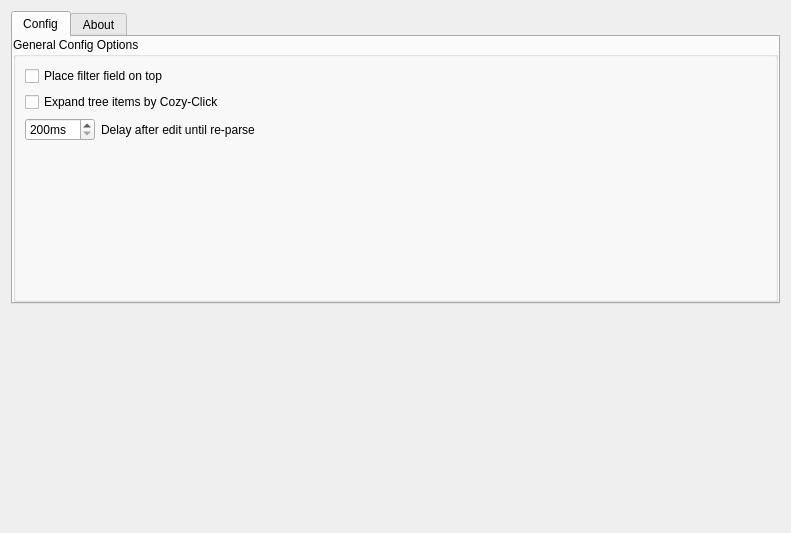
<?xml version="1.0" encoding="UTF-8"?>
<ui version="4.0">
 <class>IndexViewConfigWidget</class>
 <widget class="QWidget" name="IndexViewConfigWidget">
  <property name="geometry">
   <rect>
    <x>0</x>
    <y>0</y>
    <width>791</width>
    <height>533</height>
   </rect>
  </property>
  <property name="windowTitle">
   <string>Form</string>
  </property>
  <layout class="QVBoxLayout" name="verticalLayout_6">
   <item>
    <widget class="QTabWidget" name="tabWidget">
     <property name="currentIndex">
      <number>0</number>
     </property>
     <widget class="QWidget" name="tab">
      <attribute name="title">
       <string>Config</string>
      </attribute>
      <layout class="QVBoxLayout" name="verticalLayout_3">
       <property name="leftMargin">
        <number>0</number>
       </property>
       <property name="topMargin">
        <number>0</number>
       </property>
       <property name="rightMargin">
        <number>0</number>
       </property>
       <property name="bottomMargin">
        <number>0</number>
       </property>
       <item>
        <widget class="QGroupBox" name="groupBox">
         <property name="title">
          <string>General Config Options</string>
         </property>
         <layout class="QVBoxLayout" name="verticalLayout">
          <item>
           <widget class="QCheckBox" name="ui_filterBoxOnTop">
            <property name="text">
             <string>Place filter field on top</string>
            </property>
           </widget>
          </item>
          <item>
           <widget class="QCheckBox" name="ui_cozyClickExpand">
            <property name="text">
             <string>Expand tree items by Cozy-Click</string>
            </property>
           </widget>
          </item>
          <item>
           <layout class="QHBoxLayout" name="horizontalLayout">
            <item>
             <widget class="QSpinBox" name="ui_parseDelay">
              <property name="suffix">
               <string notr="true">ms</string>
              </property>
              <property name="minimum">
               <number>200</number>
              </property>
              <property name="maximum">
               <number>4000</number>
              </property>
              <property name="singleStep">
               <number>200</number>
              </property>
             </widget>
            </item>
            <item>
             <widget class="QLabel" name="label">
              <property name="sizePolicy">
               <sizepolicy hsizetype="Preferred" vsizetype="Preferred">
                <horstretch>1</horstretch>
                <verstretch>0</verstretch>
               </sizepolicy>
              </property>
              <property name="text">
               <string>Delay after edit until re-parse</string>
              </property>
             </widget>
            </item>
           </layout>
          </item>
          <item>
           <spacer name="verticalSpacer_2">
            <property name="orientation">
             <enum>Qt::Vertical</enum>
            </property>
            <property name="sizeHint" stdset="0">
             <size>
              <width>20</width>
              <height>40</height>
             </size>
            </property>
           </spacer>
          </item>
         </layout>
        </widget>
       </item>
      </layout>
     </widget>
     <widget class="QWidget" name="tab_2">
      <attribute name="title">
       <string>About</string>
      </attribute>
      <layout class="QVBoxLayout" name="verticalLayout_5">
       <property name="leftMargin">
        <number>0</number>
       </property>
       <property name="topMargin">
        <number>0</number>
       </property>
       <property name="rightMargin">
        <number>0</number>
       </property>
       <property name="bottomMargin">
        <number>0</number>
       </property>
       <item>
        <widget class="QGroupBox" name="ui_aboutPluginBox">
         <property name="title">
          <string notr="true">About Index View</string>
         </property>
         <layout class="QVBoxLayout" name="verticalLayout_2">
          <item>
           <layout class="QFormLayout" name="formLayout">
            <property name="labelAlignment">
             <set>Qt::AlignRight|Qt::AlignTop|Qt::AlignTrailing</set>
            </property>
            <property name="formAlignment">
             <set>Qt::AlignLeading|Qt::AlignLeft|Qt::AlignTop</set>
            </property>
            <property name="horizontalSpacing">
             <number>12</number>
            </property>
            <property name="rightMargin">
             <number>0</number>
            </property>
            <item row="0" column="0">
             <widget class="QLabel" name="label_2">
              <property name="text">
               <string>Version:</string>
              </property>
              <property name="alignment">
               <set>Qt::AlignLeading|Qt::AlignLeft|Qt::AlignTop</set>
              </property>
             </widget>
            </item>
            <item row="0" column="1">
             <widget class="QLabel" name="ui_pluginVersion">
              <property name="sizePolicy">
               <sizepolicy hsizetype="Preferred" vsizetype="Preferred">
                <horstretch>1</horstretch>
                <verstretch>0</verstretch>
               </sizepolicy>
              </property>
              <property name="text">
               <string notr="true">plugin version</string>
              </property>
              <property name="alignment">
               <set>Qt::AlignLeading|Qt::AlignLeft|Qt::AlignTop</set>
              </property>
             </widget>
            </item>
            <item row="1" column="0">
             <widget class="QLabel" name="label_4">
              <property name="text">
               <string>Author:</string>
              </property>
              <property name="alignment">
               <set>Qt::AlignLeading|Qt::AlignLeft|Qt::AlignTop</set>
              </property>
             </widget>
            </item>
            <item row="1" column="1">
             <widget class="QLabel" name="ui_pluginAuthor">
              <property name="text">
               <string notr="true">plugin author
foo
bar</string>
              </property>
              <property name="alignment">
               <set>Qt::AlignLeading|Qt::AlignLeft|Qt::AlignTop</set>
              </property>
             </widget>
            </item>
           </layout>
          </item>
          <item>
           <spacer name="verticalSpacer_3">
            <property name="orientation">
             <enum>Qt::Vertical</enum>
            </property>
            <property name="sizeHint" stdset="0">
             <size>
              <width>20</width>
              <height>39</height>
             </size>
            </property>
           </spacer>
          </item>
         </layout>
        </widget>
       </item>
       <item>
        <widget class="QGroupBox" name="ui_aboutParserBox">
         <property name="title">
          <string notr="true">About &lt;parser&gt;</string>
         </property>
         <layout class="QVBoxLayout" name="verticalLayout_4">
          <item>
           <layout class="QFormLayout" name="formLayout_2">
            <property name="labelAlignment">
             <set>Qt::AlignRight|Qt::AlignTop|Qt::AlignTrailing</set>
            </property>
            <property name="horizontalSpacing">
             <number>12</number>
            </property>
            <item row="0" column="0">
             <widget class="QLabel" name="label_3">
              <property name="text">
               <string>Version:</string>
              </property>
              <property name="alignment">
               <set>Qt::AlignLeading|Qt::AlignLeft|Qt::AlignTop</set>
              </property>
             </widget>
            </item>
            <item row="0" column="1">
             <widget class="QLabel" name="ui_parserVersion">
              <property name="sizePolicy">
               <sizepolicy hsizetype="Preferred" vsizetype="Preferred">
                <horstretch>1</horstretch>
                <verstretch>0</verstretch>
               </sizepolicy>
              </property>
              <property name="text">
               <string notr="true">&lt;parser version&gt;</string>
              </property>
              <property name="alignment">
               <set>Qt::AlignLeading|Qt::AlignLeft|Qt::AlignTop</set>
              </property>
             </widget>
            </item>
            <item row="1" column="0">
             <widget class="QLabel" name="label_5">
              <property name="text">
               <string>Author:</string>
              </property>
              <property name="alignment">
               <set>Qt::AlignLeading|Qt::AlignLeft|Qt::AlignTop</set>
              </property>
             </widget>
            </item>
            <item row="1" column="1">
             <widget class="QLabel" name="ui_parserAuthor">
              <property name="sizePolicy">
               <sizepolicy hsizetype="Preferred" vsizetype="Preferred">
                <horstretch>1</horstretch>
                <verstretch>0</verstretch>
               </sizepolicy>
              </property>
              <property name="text">
               <string notr="true">&lt;parser author&gt;</string>
              </property>
              <property name="alignment">
               <set>Qt::AlignLeading|Qt::AlignLeft|Qt::AlignTop</set>
              </property>
             </widget>
            </item>
           </layout>
          </item>
          <item>
           <spacer name="verticalSpacer_4">
            <property name="orientation">
             <enum>Qt::Vertical</enum>
            </property>
            <property name="sizeHint" stdset="0">
             <size>
              <width>20</width>
              <height>40</height>
             </size>
            </property>
           </spacer>
          </item>
         </layout>
        </widget>
       </item>
      </layout>
     </widget>
    </widget>
   </item>
   <item>
    <spacer name="verticalSpacer">
     <property name="orientation">
      <enum>Qt::Vertical</enum>
     </property>
     <property name="sizeHint" stdset="0">
      <size>
       <width>20</width>
       <height>84</height>
      </size>
     </property>
    </spacer>
   </item>
  </layout>
 </widget>
 <resources/>
 <connections/>
</ui>
